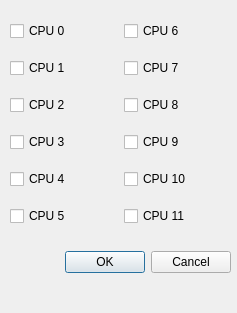
<?xml version="1.0" encoding="UTF-8"?>
<ui version="4.0">
 <class>Affinity</class>
 <widget class="QDockWidget" name="Affinity">
  <property name="geometry">
   <rect>
    <x>0</x>
    <y>0</y>
    <width>237</width>
    <height>313</height>
   </rect>
  </property>
  <property name="windowTitle">
   <string>DockWidget</string>
  </property>
  <widget class="QWidget" name="dockWidgetContents">
   <widget class="QDialogButtonBox" name="change">
    <property name="geometry">
     <rect>
      <x>10</x>
      <y>250</y>
      <width>221</width>
      <height>24</height>
     </rect>
    </property>
    <property name="standardButtons">
     <set>QDialogButtonBox::Cancel|QDialogButtonBox::Ok</set>
    </property>
   </widget>
   <widget class="QWidget" name="">
    <property name="geometry">
     <rect>
      <x>10</x>
      <y>10</y>
      <width>221</width>
      <height>231</height>
     </rect>
    </property>
    <layout class="QGridLayout" name="gridLayout">
     <item row="0" column="0">
      <widget class="QCheckBox" name="CPU_0">
       <property name="text">
        <string>CPU 0</string>
       </property>
      </widget>
     </item>
     <item row="0" column="1">
      <widget class="QCheckBox" name="CPU_6">
       <property name="text">
        <string>CPU 6</string>
       </property>
      </widget>
     </item>
     <item row="1" column="0">
      <widget class="QCheckBox" name="CPU_1">
       <property name="text">
        <string>CPU 1</string>
       </property>
      </widget>
     </item>
     <item row="1" column="1">
      <widget class="QCheckBox" name="CPU_7">
       <property name="text">
        <string>CPU 7</string>
       </property>
      </widget>
     </item>
     <item row="2" column="0">
      <widget class="QCheckBox" name="CPU_2">
       <property name="text">
        <string>CPU 2</string>
       </property>
      </widget>
     </item>
     <item row="2" column="1">
      <widget class="QCheckBox" name="CPU_8">
       <property name="text">
        <string>CPU 8</string>
       </property>
      </widget>
     </item>
     <item row="3" column="0">
      <widget class="QCheckBox" name="CPU_3">
       <property name="text">
        <string>CPU 3</string>
       </property>
      </widget>
     </item>
     <item row="3" column="1">
      <widget class="QCheckBox" name="CPU_9">
       <property name="text">
        <string>CPU 9</string>
       </property>
      </widget>
     </item>
     <item row="4" column="0">
      <widget class="QCheckBox" name="CPU_4">
       <property name="text">
        <string>CPU 4</string>
       </property>
      </widget>
     </item>
     <item row="4" column="1">
      <widget class="QCheckBox" name="CPU_10">
       <property name="text">
        <string>CPU 10</string>
       </property>
      </widget>
     </item>
     <item row="5" column="0">
      <widget class="QCheckBox" name="CPU_5">
       <property name="text">
        <string>CPU 5</string>
       </property>
      </widget>
     </item>
     <item row="5" column="1">
      <widget class="QCheckBox" name="CPU_11">
       <property name="text">
        <string>CPU 11</string>
       </property>
      </widget>
     </item>
    </layout>
   </widget>
  </widget>
 </widget>
 <resources/>
 <connections/>
</ui>
